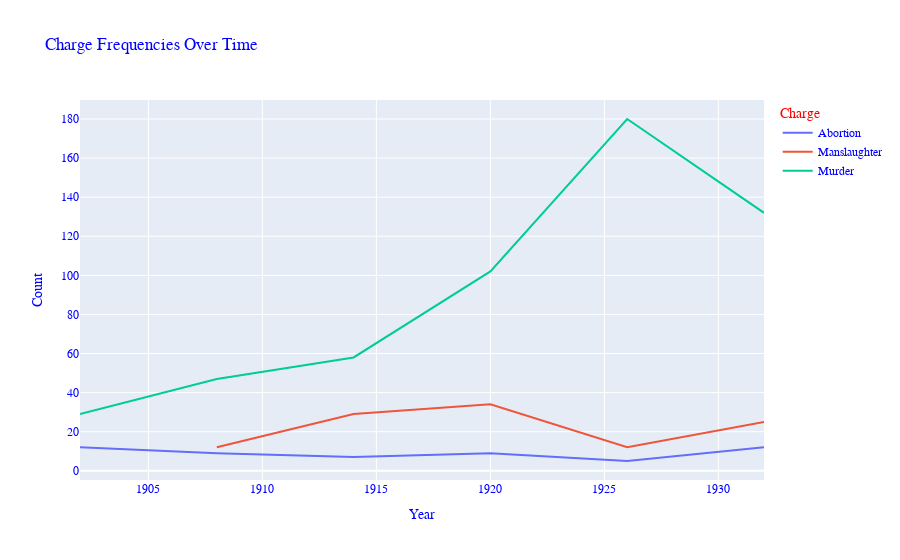

The notebook cell this image was saved under:
### Code cell
# Creates new DataFrame containing counts of prosecutions per offence type and year
phl_by_year = phl_crime.groupby(["Charge", "Year"],as_index=False).size()

# Use px.line() to build line graph and add some formatting
fig = px.line(
    phl_by_year,
    x="Year",
    y="size",
    title="Charge Frequencies Over Time",
    labels={"size": "Count"},
    color="Charge",
)

fig.update_layout(
    font_family="Courier New",  # Update font
    font_color="blue",  # Make font blue
    legend_title_font_color="red",  # Make legend title red
    title="Charge Frequencies Over Time",
)

fig.show()

### Figure 1 — Plotly figure (JSON) as saved in the notebook; plotly's stock layout.template omitted (floating-point values rounded to 4 significant figures)
{"data": [{"hovertemplate": "Charge=Abortion<br>Year=%{x}<br>Count=%{y}<extra></extra>", "legendgroup": "Abortion", "line": {"color": "#636efa", "dash": "solid"}, "marker": {"symbol": "circle"}, "mode": "lines", "name": "Abortion", "orientation": "v", "showlegend": true, "type": "scatter", "x": [1902, 1908, 1914, 1920, 1926, 1932], "xaxis": "x", "y": [12, 9, 7, 9, 5, 12], "yaxis": "y"}, {"hovertemplate": "Charge=Manslaughter<br>Year=%{x}<br>Count=%{y}<extra></extra>", "legendgroup": "Manslaughter", "line": {"color": "#EF553B", "dash": "solid"}, "marker": {"symbol": "circle"}, "mode": "lines", "name": "Manslaughter", "orientation": "v", "showlegend": true, "type": "scatter", "x": [1908, 1914, 1920, 1926, 1932], "xaxis": "x", "y": [12, 29, 34, 12, 25], "yaxis": "y"}, {"hovertemplate": "Charge=Murder<br>Year=%{x}<br>Count=%{y}<extra></extra>", "legendgroup": "Murder", "line": {"color": "#00cc96", "dash": "solid"}, "marker": {"symbol": "circle"}, "mode": "lines", "name": "Murder", "orientation": "v", "showlegend": true, "type": "scatter", "x": [1902, 1908, 1914, 1920, 1926, 1932], "xaxis": "x", "y": [29, 47, 58, 102, 180, 132], "yaxis": "y"}], "layout": {"font": {"color": "blue", "family": "Courier New"}, "legend": {"title": {"font": {"color": "red"}, "text": "Charge"}, "tracegroupgap": 0}, "title": {"text": "Charge Frequencies Over Time"}, "xaxis": {"anchor": "y", "domain": [0, 1], "title": {"text": "Year"}}, "yaxis": {"anchor": "x", "domain": [0, 1], "title": {"text": "Count"}}}}
